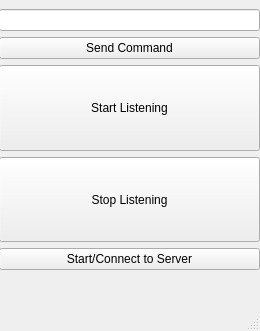
<?xml version="1.0" encoding="UTF-8"?>
<ui version="4.0">
 <class>MainWindow</class>
 <widget class="QMainWindow" name="MainWindow">
  <property name="geometry">
   <rect>
    <x>0</x>
    <y>0</y>
    <width>260</width>
    <height>331</height>
   </rect>
  </property>
  <property name="windowTitle">
   <string>MainWindow</string>
  </property>
  <widget class="QWidget" name="centralwidget">
   <widget class="QWidget" name="verticalLayoutWidget">
    <property name="geometry">
     <rect>
      <x>-1</x>
      <y>-1</y>
      <width>261</width>
      <height>281</height>
     </rect>
    </property>
    <layout class="QVBoxLayout" name="verticalLayout">
     <item>
      <spacer name="horizontalSpacer_2">
       <property name="orientation">
        <enum>Qt::Horizontal</enum>
       </property>
       <property name="sizeHint" stdset="0">
        <size>
         <width>40</width>
         <height>10</height>
        </size>
       </property>
      </spacer>
     </item>
     <item>
      <widget class="QLineEdit" name="command_input"/>
     </item>
     <item>
      <widget class="QPushButton" name="command_button">
       <property name="sizePolicy">
        <sizepolicy hsizetype="Minimum" vsizetype="Fixed">
         <horstretch>0</horstretch>
         <verstretch>0</verstretch>
        </sizepolicy>
       </property>
       <property name="text">
        <string>Send Command</string>
       </property>
      </widget>
     </item>
     <item>
      <widget class="QPushButton" name="start_button">
       <property name="sizePolicy">
        <sizepolicy hsizetype="Minimum" vsizetype="Expanding">
         <horstretch>0</horstretch>
         <verstretch>0</verstretch>
        </sizepolicy>
       </property>
       <property name="text">
        <string>Start Listening</string>
       </property>
      </widget>
     </item>
     <item>
      <widget class="QPushButton" name="stop_button">
       <property name="sizePolicy">
        <sizepolicy hsizetype="Minimum" vsizetype="Expanding">
         <horstretch>0</horstretch>
         <verstretch>0</verstretch>
        </sizepolicy>
       </property>
       <property name="text">
        <string>Stop Listening</string>
       </property>
      </widget>
     </item>
     <item>
      <widget class="QPushButton" name="startserver_button">
       <property name="sizePolicy">
        <sizepolicy hsizetype="Minimum" vsizetype="Fixed">
         <horstretch>0</horstretch>
         <verstretch>0</verstretch>
        </sizepolicy>
       </property>
       <property name="text">
        <string>Start/Connect to Server</string>
       </property>
      </widget>
     </item>
     <item>
      <spacer name="horizontalSpacer">
       <property name="orientation">
        <enum>Qt::Horizontal</enum>
       </property>
       <property name="sizeHint" stdset="0">
        <size>
         <width>40</width>
         <height>10</height>
        </size>
       </property>
      </spacer>
     </item>
    </layout>
   </widget>
  </widget>
  <widget class="QMenuBar" name="menubar">
   <property name="geometry">
    <rect>
     <x>0</x>
     <y>0</y>
     <width>260</width>
     <height>21</height>
    </rect>
   </property>
  </widget>
  <widget class="QStatusBar" name="statusbar"/>
 </widget>
 <resources/>
 <connections/>
</ui>
